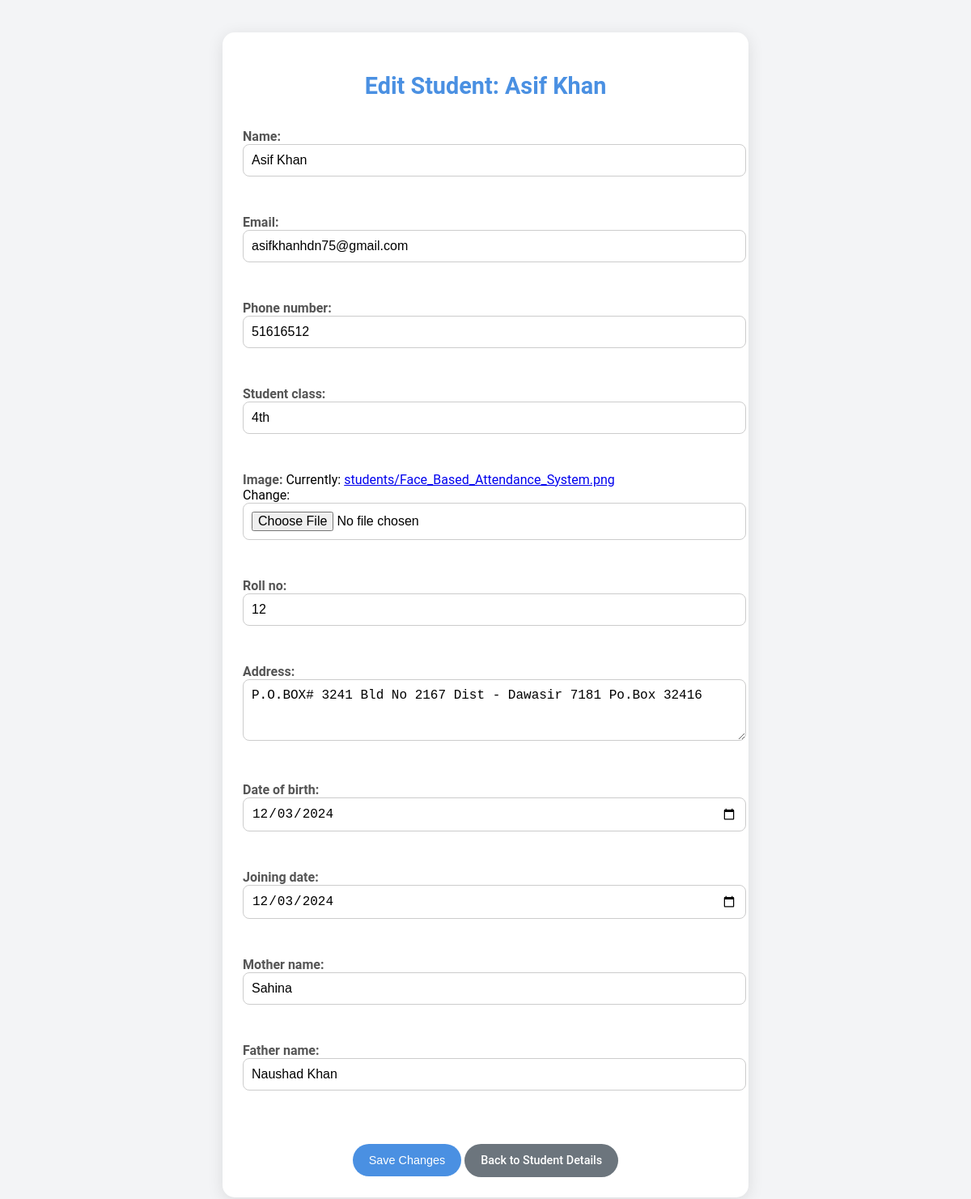
Page /student/edit/3/ on the committed database.
### app1/models.py (models this page shows, shortened)
class Student(models.Model):
    user = models.OneToOneField(User, on_delete=models.CASCADE, related_name="student_profile")
    name = models.CharField(max_length=255)
    email = models.EmailField(max_length=255)
    phone_number = models.CharField(max_length=15)
    student_class = models.CharField(max_length=100)
    image = models.ImageField(upload_to='students/')
    authorized = models.BooleanField(default=False)
    roll_no = models.CharField(max_length=20)
    address = models.TextField()
    date_of_birth = models.DateField()
    joining_date = models.DateField()
    mother_name = models.CharField(max_length=255)
    father_name = models.CharField(max_length=255)

### app1/views.py (the view)
# urls.py: path('student/edit/<int:pk>/', views.student_edit, name='student-edit'),
def student_edit(request, pk):
    student = get_object_or_404(Student, pk=pk)
    if request.method == 'POST':
        form = StudentEditForm(request.POST, request.FILES, instance=student)
        if form.is_valid():
            form.save()
            messages.success(request, 'Student details updated successfully.')
            return redirect('student-detail', pk=student.pk)  # Redirect to the student detail page
    else:
        form = StudentEditForm(instance=student)
    return render(request, 'student_edit.html', {'form': form, 'student': student})

### templates/student_edit.html (shortened to what this page needs)
<!DOCTYPE html>
<html lang="en">
<head>
</head>
<body>
    <div class="container">
        <h2>Edit Student: {{ student.name }}</h2>
        <form method="POST" enctype="multipart/form-data">
            {{ form.as_p }}
            <div class="actions">
                <button type="submit" class="btn btn-primary">Save Changes</button>
                <a href="{% url 'student-detail' pk=student.pk %}" class="btn btn-secondary">Back to Student Details</a>
            </div>
        </form>
    </div>
</body>
</html>

### templates/student_edit.html (style rules this page uses)
body { font-family: 'Roboto', Arial, sans-serif; background-color: #f3f4f6; margin: 0; padding: 0; }
.container { max-width: 600px; margin: 40px auto; background-color: #fff; padding: 25px; border-radius: 15px; box-shadow: 0 4px 20px rgba(0, 0, 0, 0.1); transition: box-shadow 0.3s ease-in-out; }
h2 { text-align: center; color: #4a90e2; margin-bottom: 20px; font-size: 1.8rem; }
form { display: flex; flex-direction: column; gap: 15px; }
form label { font-weight: 600; color: #555; margin-bottom: 5px; }
form input, form textarea, form select { width: 100%; padding: 10px; border: 1px solid #ccc; border-radius: 8px; font-size: 1rem; transition: border-color 0.3s ease, box-shadow 0.3s ease; }
.btn { display: inline-block; padding: 12px 20px; border-radius: 25px; font-size: 0.9rem; font-weight: 500; text-decoration: none; text-align: center; transition: background-color 0.3s ease, box-shadow 0.3s ease; }
.btn-primary { background-color: #4a90e2; color: #fff; border: none; }
.btn-secondary { background-color: #6c757d; color: #fff; margin-top: 15px; }
.actions { text-align: center; margin-top: 20px; }

### rows in the picture
Student: name "Asif Khan", email "asifkhanhdn75@gmail.com", phone_number "51616512", student_class "4th", roll_no "12", address "P.O.BOX# 3241 Bld No 2167 Dist - Dawasir 7181 Po.Box 32416", date_of_birth "12/03/2024", joining_date "12/03/2024", mother_name "Sahina", father_name "Naushad Khan"
